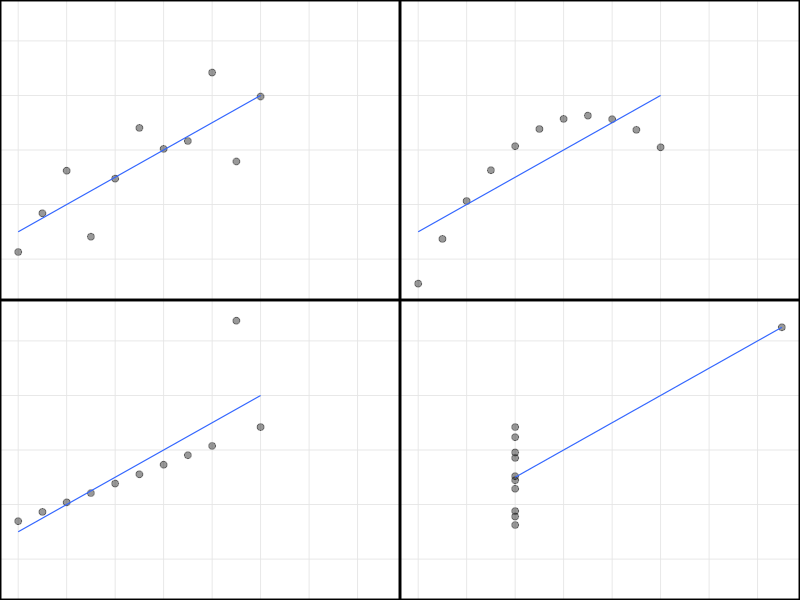

R code for this plot:
library(tidyverse)
library(cowplot)

x       <- c(anscombe$x1, anscombe$x2, anscombe$x3, anscombe$x4)
y       <- c(anscombe$y1, anscombe$y2, anscombe$y3, anscombe$y4)
quartet <- rep(c('A', 'B', 'C', 'D'), each = nrow(anscombe))
ansDf   <- tibble(x, y, quartet)
anscombePlot <- ansDf %>%
    ggplot(aes(x = x, y = y)) +
    geom_point(alpha = 0.4, size = 2) +
    stat_smooth(method = 'lm', se = F, size = 0.4, alpha = 0.6) +
    facet_wrap(vars(quartet)) +
    scale_x_continuous(breaks=seq(4, 18, 2), limits=c(4, 19)) +
    scale_y_continuous(breaks=seq(4, 12, 2), limits=c(3, 13)) +
    theme_minimal_grid() +
    theme(
        axis.ticks = element_blank(),
        axis.ticks.length = unit(0, "cm"),
        panel.grid.major = element_line(size = 0.3, colour = "grey90"),
        axis.text = element_blank(),
        axis.title = element_blank(),
        strip.background = element_blank(),
        strip.text.x = element_blank(),
        panel.spacing = unit(0, "lines"),
        plot.margin = margin(0, 0, 0, 0, "cm")) + 
    panel_border(color = 'black', size = 1) 

ggsave('anscombePlot.png', anscombePlot, width = 4, height = 2.5)
